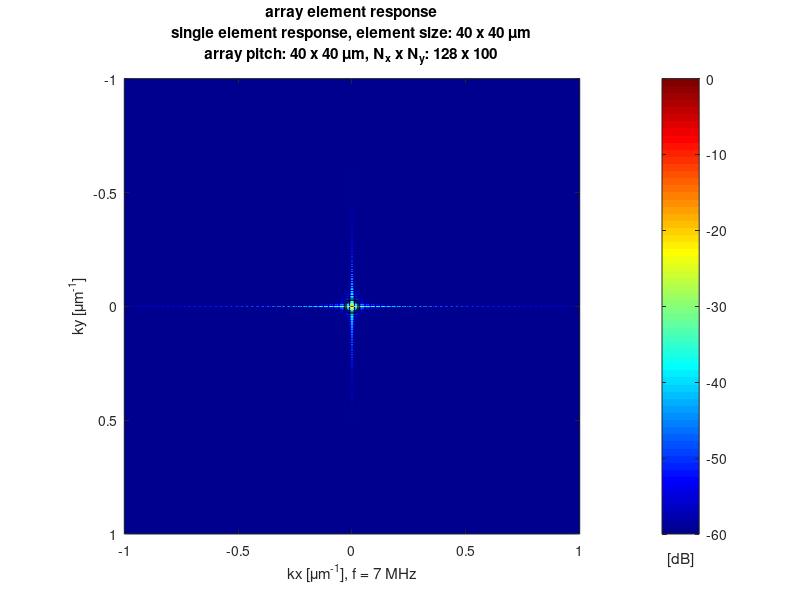
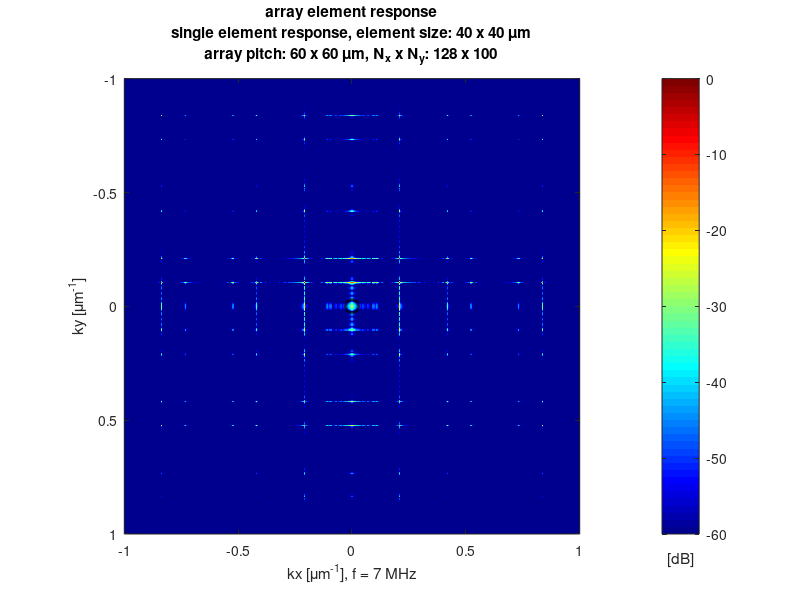

Write the MATLAB code that produced these figures, in order.
clc
clearvars
close all

Hz2MHz = 1e-6;
m2um = 1e6;

do_plot=1;
f=7e6; 

DIR_OUT = pwd;
a_var=40*1e-6;
gap_width_var=[0 20]*1e-6;

for kk=length(a_var):-1:1
    
    for ll=1:length(gap_width_var)
        % element size
        a=a_var(kk);
        b=a;
        
        px=(a+gap_width_var(ll));
        py=px;
        
        Nx=128;
        Ny=100;
      
        for ii=length(f):-1:1
            
            w=2*pi*f(ii);
            c=1500;
            
            % wavenumber axis
            kmax=1e6; Nk=1e3;
            kx=linspace(-kmax,kmax,Nk);
            ky=kx;
            
            [KX,KY]=meshgrid(kx,kx);
            
            W=sqrt(KX.^2+KY.^2)<=(w./c); % pass-band of propagation operator
            
            % calculate single element response
            A=4./(a.*b).*sin(KX.*a./2)./KX.*sin(KY.*b./2)./KY;
            
            ang=linspace(0,2*pi,1e3);
           
            % calculate full array response
            X=exp(1j.*KX.*px);
            Y=exp(1j.*KY.*py);
            
            % shift operator response
            H=(1-X.^Nx)./(1-X).*(1-Y.^Ny)./(1-Y); % array response
            
            % calculate total response
            P=A.*H;
            if do_plot
                figure(ll); clf
                imagesc(kx./m2um,ky./m2um,20*log10(abs(P)./max(abs(P(:)))),[-60 0]);
                hold on;
                h1=plot(w./c.*cos(ang)./m2um,w./c.*sin(ang)./m2um,'k');
                set(h1,'linewidth',2);
                xlabel(['kx [\mum^{-1}], f = ',num2str(f(ii)*Hz2MHz),' MHz']);
                ylabel('ky [\mum^{-1}]');
                title([{'array element response'},{['single element response, element size: ',num2str(a*m2um),' x ',num2str(b*m2um),' \mum']},{['array pitch: ',num2str(px*m2um),' x ',num2str(py*m2um),' \mum, N_x x N_y: ',num2str(Nx),' x ',num2str(Ny)]}]);
                colormap(jet)
                h1=colorbar; xlabel(h1,'[dB]');
                drawnow;
                axis image
%                 saveas(gcf,[DIR_OUT, filesep 'array_response_f_',num2str(f(ii)*Hz2MHz),'_MHz_a_',num2str(a*m2um),'_um_b_',num2str(b*m2um),'_um_pitch_',num2str([px,py]*m2um),'_Nele_',num2str([Nx Ny]),'.png'],'png');
            end
            
        end
        
    end
end



